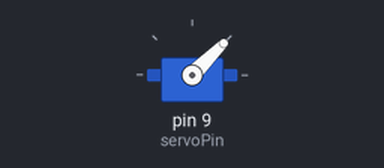
Bench run of a sketch on a simulated Arduino Uno, built with avr-gcc and run on an emulated ATmega328P. On the bench: servo.

Above: at 0.1 s.
At 1.1 s:
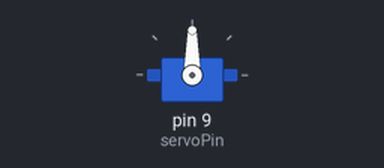
At 3.1 s:
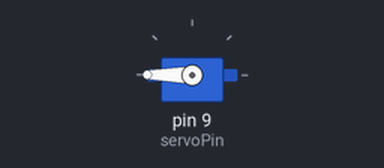
At 27.3 s:
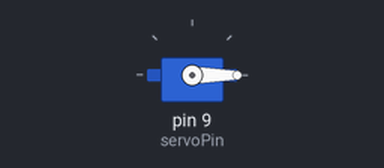
Timing chart, 0 to 40.0 s (numbered marks = the images above):
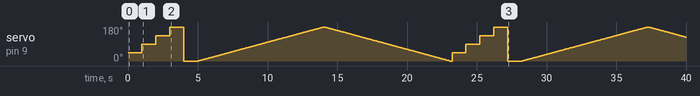

Measured:
- by itself, servo on pin 9 (servoPin): 45° → 90° at 1.0 s, → 135° 1.0 s later, → 180° 1.0 s later, → 0° 1.0 s later, … (603 changes in this stretch)

The sketch:

sketch_oct17a.ino
```cpp
#include <Servo.h>
Servo myservo;
#define  servoPin 9


void setup() {
  myservo.attach(servoPin);
}

void loop() {
  myservo.write(45);
  delay(1000);

  //Test 1
  myservo.write(90);
  delay(1000);
  myservo.write(135);
  delay(1000);
  myservo.write(180);
  delay(1000);
  myservo.write(0);
  delay(1000);

  //Test 2
  for (int i = 0; i <= 180; i++)
  {
    myservo.write(i);
    delay(50);
  }

  for (int i = 180; i >= 0; i--)
  {
    myservo.write(i);
    delay(50);
  }

  myservo.write(0);
  delay(100);
}
```
